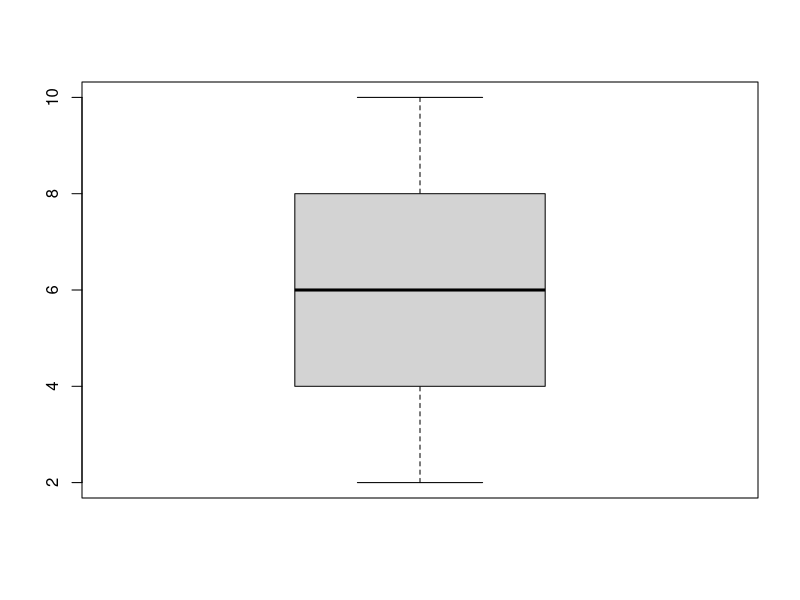
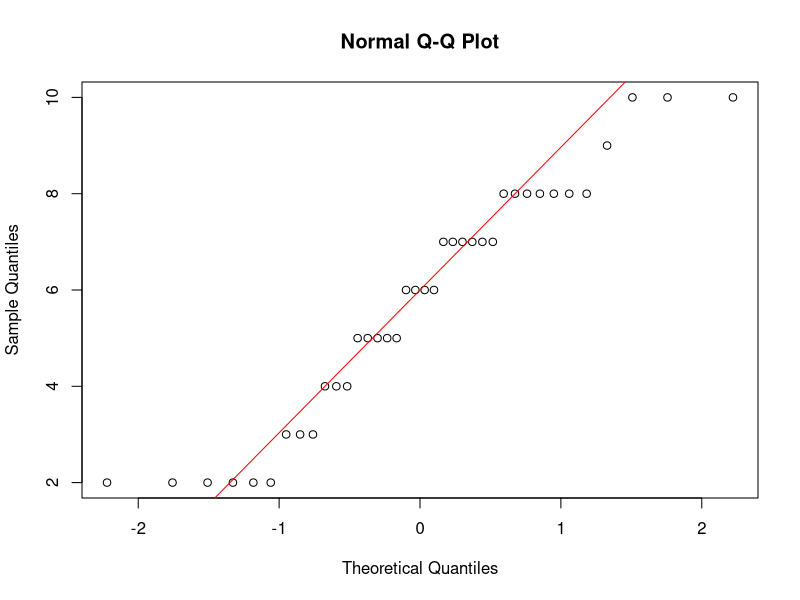
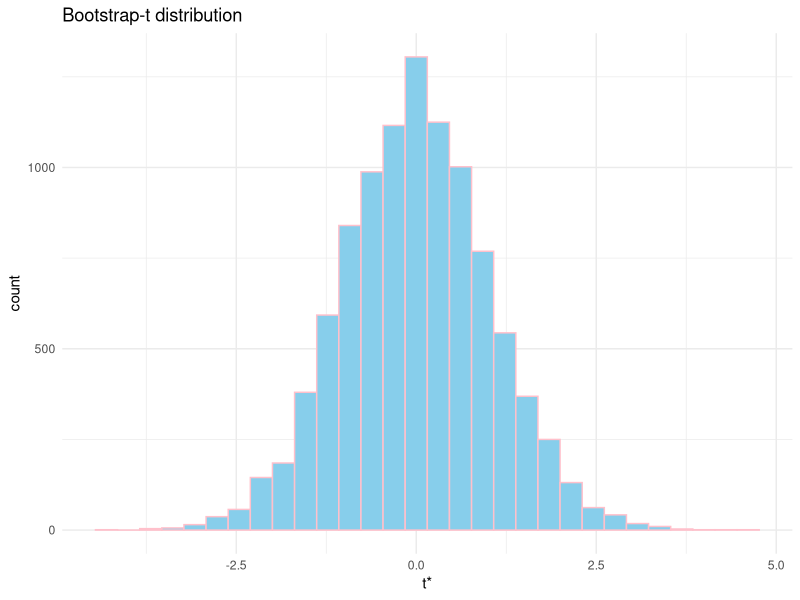

Write the R code that produced these figures, in order.
ai_sentiment = c(rep(2,6), rep(3,3), rep(4,3),
rep(5,5), rep(6,4), rep(7,6),
rep(8,7), rep(9,1), rep(10,3))

# HATPC: hypothesis, assumptions, test-statistic, p-value, conclusion

# hypothesis:
# test the claim that mean student sentiment to LT aimpact of AI is
# mu = 5 at alpha = 0.05 significance level

# assumptions:
# underlying data is normally distributed
# to check this assumption ~
boxplot(ai_sentiment) # looks symmetric enough
qqnorm(ai_sentiment)
qqline(ai_sentiment, col = "red") # I don't think a traditional t-test should be used

# bootstrap method:
nh <- 5
mu <- mean(ai_sentiment)
stddev <- sd (ai_sentiment)

set.seed(123)

t_stars <- 0
x_bar <- mean(ai_sentiment)
n <- length(ai_sentiment)

for(i in 1:10000){
  # Your code here, for each iteration i, take a bootstrap sample, compute the bootstrap t-statistic and add it to t_stars  
  bs_sample <- sample(ai_sentiment, n, replace = TRUE)
  bs_mean <- mean(bs_sample)
  bs_sd <- sd(bs_sample)

  t_stars[i] <- (bs_mean - mu) / (bs_sd / sqrt(n))
}

bootstrap_dist <- data.frame(t_star = t_stars)

library(ggplot2)
ggplot(bootstrap_dist, aes(x=t_star)) +
  geom_histogram(fill="skyblue", color="pink") +
  labs(title="Bootstrap-t distribution", x="t*") +
  theme_minimal()


# test-statistic
t_obs <- (mu - nh) / (stddev / sqrt(n))
p_val <- mean(abs(t_stars) >= abs(t_obs))
p_val

p_val2 <- 2 * mean(t_stars >= t_obs) # this value matches confidence interval
p_val2

# alternately, using the confidence interval:
# determine the l and u multipliers in the bootstrap-t distribution
u <- quantile(t_stars, prob = c(.975))
l <- quantile(t_stars, prob = c(.025))

# bootstrap confidence interval - not related to the test statistic 
ci <- mu - c(u, l) * stddev / sqrt(n)
names(ci) <- c("Lower", "Upper")
ci
